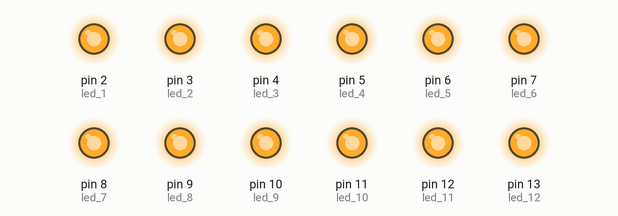
Recording of a sketch running on a simulated Arduino Uno, built with avr-gcc and run on an emulated ATmega328P. Shown: output pins drawn as LEDs (lit = HIGH).

Above: at 0.05 s.
At 0.45 s:
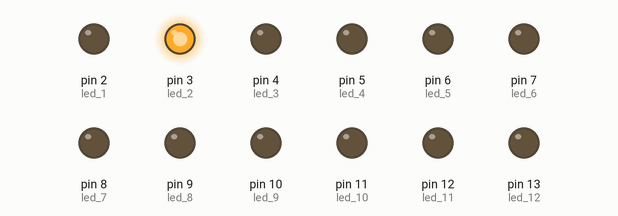
At 0.85 s:
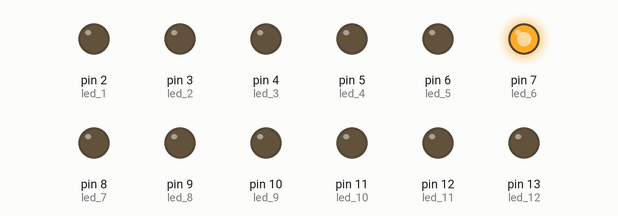
At 1.65 s:
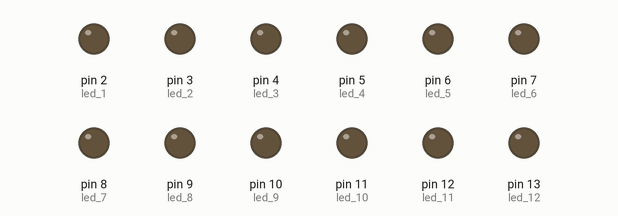
At 2.45 s:
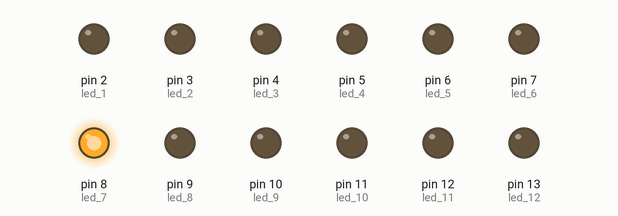
At 3.35 s:
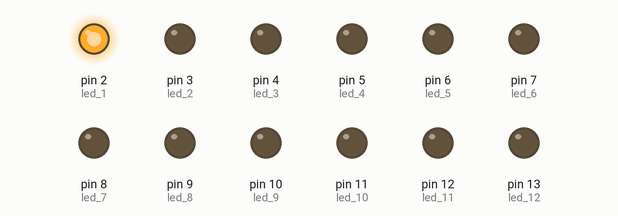
Timing chart, 0 to 3.6 s (numbered marks = the images above):
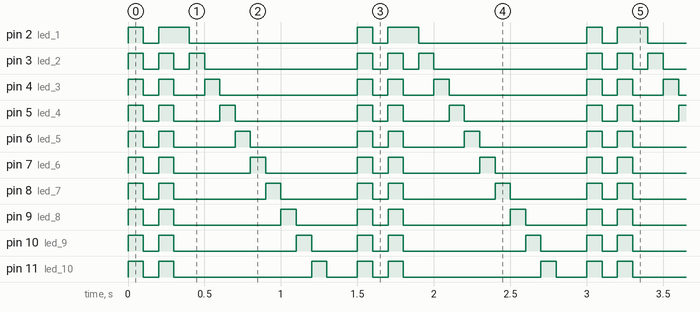

Measured:
- by itself, pin 2 (led_1): repeats every 1.5 s: LOW 0.10 s, HIGH 0.20 s, LOW 1.1 s, HIGH 0.10 s
- by itself, pin 3 (led_2): repeats every 1.5 s: 2 × (LOW 0.10 s, HIGH 0.10 s), LOW 1.0 s, HIGH 0.10 s
- by itself, pin 4 (led_3): repeats every 1.5 s: LOW 0.10 s, HIGH 0.10 s, LOW 0.20 s, HIGH 0.10 s, LOW 0.90 s, HIGH 0.10 s
- by itself, pin 5 (led_4): repeats every 1.5 s: LOW 0.10 s, HIGH 0.10 s, LOW 0.30 s, HIGH 0.10 s, LOW 0.80 s, HIGH 0.10 s
- by itself, pin 6 (led_5): repeats every 1.5 s: LOW 0.10 s, HIGH 0.10 s, LOW 0.40 s, HIGH 0.10 s, LOW 0.70 s, HIGH 0.10 s
- by itself, pin 7 (led_6): repeats every 1.5 s: LOW 0.10 s, HIGH 0.10 s, LOW 0.50 s, HIGH 0.10 s, LOW 0.60 s, HIGH 0.10 s
- by itself, pin 8 (led_7): repeats every 1.5 s: LOW 0.10 s, HIGH 0.10 s, LOW 0.60 s, HIGH 0.10 s, LOW 0.50 s, HIGH 0.10 s
- by itself, pin 9 (led_8): repeats every 1.5 s: LOW 0.10 s, HIGH 0.10 s, LOW 0.70 s, HIGH 0.10 s, LOW 0.40 s, HIGH 0.10 s

The sketch:

lab2_leds_noloops.ino
```cpp
/*
 *
 *  Title: X-Mas Lights, Version 1
 *  Objective: Control multiple LEDs
 */

// assign names to the different pins
int led_1 = 2;
int led_2 = 3;
int led_3 = 4;
int led_4 = 5;
int led_5 = 6;
int led_6 = 7;
int led_7 = 8;
int led_8 = 9;
int led_9 = 10;
int led_10 = 11;
int led_11 = 12;
int led_12 = 13;

void setup() {
  // set communication with the computer
  Serial.begin(9600);

  // set the pins as output pins
  pinMode(led_1, OUTPUT);
  pinMode(led_2, OUTPUT);
  pinMode(led_3, OUTPUT);
  pinMode(led_4, OUTPUT);

  pinMode(led_5, OUTPUT);
  pinMode(led_6, OUTPUT);
  pinMode(led_7, OUTPUT);
  pinMode(led_8, OUTPUT);

  pinMode(led_9, OUTPUT);
  pinMode(led_10, OUTPUT);
  pinMode(led_11, OUTPUT);
  pinMode(led_12, OUTPUT);

}

void loop() {
  // blink all twelve at the same time
  digitalWrite(led_1, HIGH);
  digitalWrite(led_2, HIGH);
  digitalWrite(led_3, HIGH);
  digitalWrite(led_4, HIGH);
  digitalWrite(led_5, HIGH);
  digitalWrite(led_6, HIGH);
  digitalWrite(led_7, HIGH);
  digitalWrite(led_8, HIGH);
  digitalWrite(led_9, HIGH);
  digitalWrite(led_10, HIGH);
  digitalWrite(led_11, HIGH);
  digitalWrite(led_12, HIGH);

  delay(100);

  digitalWrite(led_1, LOW);
  digitalWrite(led_2, LOW);
  digitalWrite(led_3, LOW);
  digitalWrite(led_4, LOW);
  digitalWrite(led_5, LOW);
  digitalWrite(led_6, LOW);
  digitalWrite(led_7, LOW);
  digitalWrite(led_8, LOW);
  digitalWrite(led_9, LOW);
  digitalWrite(led_10, LOW);
  digitalWrite(led_11, LOW);
  digitalWrite(led_12, LOW);

  delay(100);

  digitalWrite(led_1, HIGH);
  digitalWrite(led_2, HIGH);
  digitalWrite(led_3, HIGH);
  digitalWrite(led_4, HIGH);
  digitalWrite(led_5, HIGH);
  digitalWrite(led_6, HIGH);
  digitalWrite(led_7, HIGH);
  digitalWrite(led_8, HIGH);
  digitalWrite(led_9, HIGH);
  digitalWrite(led_10, HIGH);
  digitalWrite(led_11, HIGH);
  digitalWrite(led_12, HIGH);

  delay(100);

  digitalWrite(led_1, LOW);
  digitalWrite(led_2, LOW);
  digitalWrite(led_3, LOW);
  digitalWrite(led_4, LOW);
  digitalWrite(led_5, LOW);
  digitalWrite(led_6, LOW);
  digitalWrite(led_7, LOW);
  digitalWrite(led_8, LOW);
  digitalWrite(led_9, LOW);
  digitalWrite(led_10, LOW);
  digitalWrite(led_11, LOW);
  digitalWrite(led_12, LOW);


  // turn led's on/off in a row with 100 millisecond interval

  digitalWrite(led_1, HIGH);
  delay(100);
  digitalWrite(led_1, LOW);
  digitalWrite(led_2, HIGH);
  delay(100);
  digitalWrite(led_2, LOW);
  digitalWrite(led_3, HIGH);
  delay(100);
  digitalWrite(led_3, LOW);
  digitalWrite(led_4, HIGH);
  delay(100);
  digitalWrite(led_4, LOW);

  digitalWrite(led_5, HIGH);
  delay(100);
  digitalWrite(led_5, LOW);
  digitalWrite(led_6, HIGH);
  delay(100);
  digitalWrite(led_6, LOW);
  digitalWrite(led_7, HIGH);
  delay(100);
  digitalWrite(led_7, LOW);
  digitalWrite(led_8, HIGH);
  delay(100);
  digitalWrite(led_8, LOW);

  digitalWrite(led_9, HIGH);
  delay(100);
  digitalWrite(led_9, LOW);
  digitalWrite(led_10, HIGH);
  delay(100);
  digitalWrite(led_10, LOW);
  digitalWrite(led_11, HIGH);
  delay(100);
  digitalWrite(led_11, LOW);
  digitalWrite(led_12, HIGH);
  delay(100);
  digitalWrite(led_12, LOW);

  // wow  ... so much typing
  // can you make it go backwards from 12 to 1?


}
```
